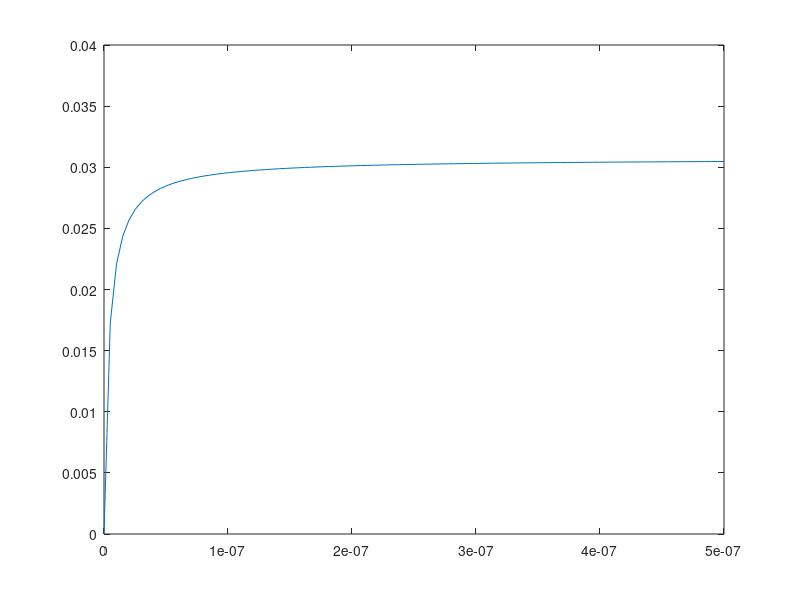

Here is the MATLAB script that generated this plot:
S2 = 2e-4; % oxygen concentration
ks1 = 3.94E-09; % ammonia
ks2 = 1.88E-06; % oxygen
S1 = linspace(1.5e-20,5e-7,100); % ammonia concentration
mu_max = 0.031; % h^-1

mu = mu_max * (S2/(ks2 + S2))* (S1./(ks1 + S1)) ;% * (S1/(ks1 + S1))

A = gradient(mu);

plot(S1,mu)

